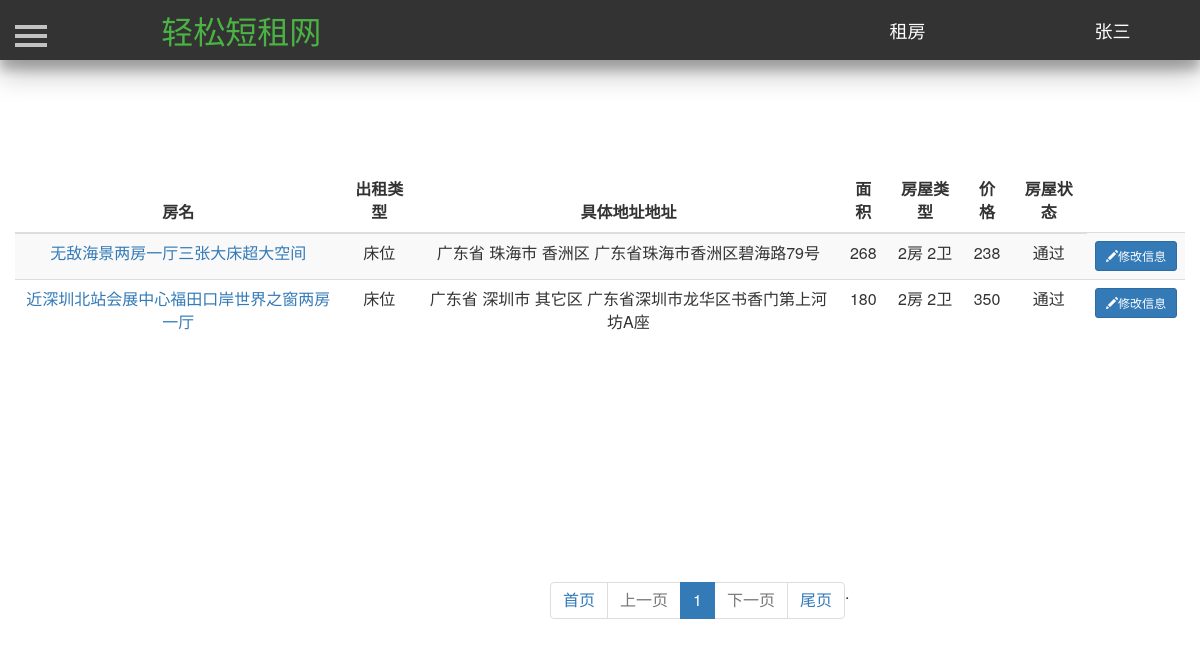
Page /myhouse/ (signed in) on the committed database.
### Renting/models.py (models this page shows, shortened)
class User(db.Model):
    id = db.Column(db.Integer, primary_key=True, autoincrement=True)  # ID 用户唯一的标识
    username = db.Column(db.String(50), unique=True)  # 用户名  唯一   最大50个字符
    password = db.Column(db.String(100))  # 密码   最大100个字符
    phone_number = db.Column(db.Integer, unique=True)  # 手机号码
    email = db.Column(db.String(100), unique=True)  # 邮箱  唯一
    salt = db.Column(db.String(32))  # 密码加盐

class House(db.Model):
    id = db.Column(db.Integer, primary_key=True, autoincrement=True)  # ID 房屋唯一的标识
    house_name = db.Column(db.String(25))  # 房屋名  唯一   最大25个字符
    house_type = db.Column(db.Integer)  # 房屋类型，0表示整租，1表示单间 ，2表示床位
    area = db.Column(db.Integer)  # 房屋面积
    people = db.Column(db.Integer)  # 可住人数
    bedroom = db.Column(db.Integer)  # 卧房数
    toilet = db.Column(db.Integer)  # 卫生间数
    kitchen = db.Column(db.Integer)  # 是否有厨房
    bed = db.Column(db.Integer)  # 床位数
    bed_type = db.Column(db.Integer)  # 床型 0表示单人床  1表示双人床
    price = db.Column(db.Integer)  # 租一天的价格
    description = db.Column(db.String(200))  # 房屋描述
    facility = db.Column(db.String(10))  # 房屋设施，0表示无，1表示有
    province = db.Column(db.String(10))  # 省
    city = db.Column(db.String(10))  # 市
    district = db.Column(db.String(10))  # 地区
    address = db.Column(db.String(100))  # 具体地址
    username = db.Column(db.String(10), db.ForeignKey('user.username'))  # 房屋主人的名字，外键
    status = db.Column(db.Integer)  # 房屋状态，0表示未审核，1表示通过,2表示未通过
    url_one = db.Column(db.String(100))  # 房屋图片
    url_two = db.Column(db.String(100))  # 房屋图片
    url_three = db.Column(db.String(100))  # 房屋图片
    url_four = db.Column(db.String(100))  # 房屋图片
    url_five = db.Column(db.String(100))  # 房屋图片

### Renting/views.py (the view)
@app.route('/myhouse/')
def myhouse():
    user = current_user
    house_list = House.query.filter_by(username=user.username).all()
    pager_obj = Pagination(request.args.get("page", 1), len(house_list), request.path, request.args, per_page_count=7)
    index_list = house_list[pager_obj.start:pager_obj.end]
    html = pager_obj.page_html()
    return render_template("myhouse.html", house=index_list, html=html)

### Renting/models.py (called while the page is built)
@login_manager.user_loader
def load_user(userid):
    return User.query.get(userid)

### Renting/page_utils.py (called while the page is built)
    @property
    def start(self):
        return (self.current_page - 1) * self.per_page_count

    @property
    def end(self):
        return self.current_page * self.per_page_count

### Renting/templates/myhouse.html (shortened to what this page needs)
<!DOCTYPE html>
<html lang="en">
    <head>
        <link href="https://cdn.bootcss.com/bootstrap/3.3.7/css/bootstrap.min.css" rel="stylesheet">
        <link href="/static/css/navigation.css" rel="stylesheet">
        <link href="/static/css/profile.css" rel="stylesheet">
         <link href="/static/css/sidebar.css" rel="stylesheet">
        <link type="text/css" href="/static/css/dialog.css"  rel="stylesheet"/>
    </head>
    <body>
		<header class="header-navigation" id="header">
		<nav>
			<div class="row">
				<div class="col-md-3">
					<a href="/index/"><font color="#4ab344" style="color: rgb(74, 179, 68);" size="6">轻松短租网</font></a>
				</div>
				<div class="col-md-2 title">
					<a href="/mainpage/" target="_blank"><font color="#FFFFFF" style="color: rgb(255, 255, 255);" size="4">租房</font></a>
				</div>
				<div class="col-md-2 title">
					{% if current_user.is_authenticated %}
					<a href="/profile/{{current_user.id}}">
						<font color="#FFFFFF" style="color: rgb(255, 255, 255);" size="4">
							{{current_user.username}}
						</font>
					</a>
					{% else %}
					<a href="/reglogin/">
						<font color="#FFFFFF" style="color: rgb(255, 255, 255);" size="4">
							登陆注册
						</font>
					</a>
					{% endif %}
				</div>
			</div>
		</nav>
		</header>
       <div id="wrapper">
            <div id="page-content-wrapper">
                <button type="button" class="hamburger is-closed animated fadeInLeft" data-toggle="offcanvas">
                    <span class="hamb-top"></span>
                    <span class="hamb-middle"></span>
                    <span class="hamb-bottom"></span>
                </button>
                <div class="container">
                    <div class="row">
                        <table class="table table-striped" style="margin-top:100px;text-align:center">
                            <thead>
                                <tr>
                                    <th style="text-align:center">房名</th>
                                    <th style="text-align:center">出租类型</th>
                                    <th style="text-align:center">具体地址地址</th>
                                    <th style="text-align:center">面积</th>
                                    <th style="text-align:center">房屋类型</th>
                                    <th style="text-align:center">价格</th>
                                    <th style="text-align:center">房屋状态</th>
                                </tr>
                            </thead>
                            <tbody>
                            {% for item in house: %}
                                <tr>
                                    <td><a href="/housedes/{{item.id}}/">{{item.house_name}}</a></td>
                                    {% if item.house_type==0 %}
                                    <td>整租</td>
                                    {% elif item.house_type==1 %}s
                                    <td>单间</td>
                                    {% else %}
                                    <td>床位</td>
                                    {% endif %}
                                    <td>
                                        {{item.province}} {{item.city}}
                                        {% if item.district !=None %}
                                        {{item.district}}
                                        {% endif %}
                                        {{item.address}}
                                    </td>
                                    <td>{{item.area}}</td>
                                    <td>{{item.bedroom}}房
                                        {% if item.toilet !=0 %}
                                        {{item.toilet}}卫
                                        {% endif %}
                                        </td>
                                    <td>{{item.price}}</td>
                                    {% if item.description!= None %}
                                    <td>
                                        {% if item.status==0 %}
                                        未审核
                                        {% elif item.status==1%}
                                        通过
                                        {% else %}
                                        未通过
                                        {% endif %}
                                    </td>
                                    <td>
                                        <button type="button" class="btn btn-primary btn-sm" >
                                            <span class="glyphicon glyphicon-pencil">
                                            </span><a href="/modify_house/{{item.id}}/" style="color:#FFFFFF">修改信息</a>
                                       </button>
                                    </td>
                                    {% endif %}
                                </tr>
                            {% endfor %}
                            </tbody>
                        </table>
                    </div>
                </div>
            </div>
        </div>
        <div style="margin-top:200px">
            <ul class="pagination" id="mypage" style="margin-left:550px;">
					{{ html| safe }}
            </ul>
        </div>
    </body>
</html>

### Renting/static/css/navigation.css (style rules this page uses)
.header-navigation { position: fixed; top: 0; width: 100%; height: 60px; line-height: 60px; background-color: #333; text-align: center; box-shadow: 0 14px 28px rgba(0,0,0,0.25), 0 10px 10px rgba(0,0,0,0.22); z-index: 10 }

### Renting/static/css/profile.css (style rules this page uses)
.header-navigation { position: fixed; top: 0; width: 100%; height: 60px; line-height: 60px; background-color: #333; text-align: center; box-shadow: 0 14px 28px rgba(0,0,0,0.25), 0 10px 10px rgba(0,0,0,0.22); z-index: 9990; }

### Renting/static/css/sidebar.css (style rules this page uses)
body { position: relative; overflow-x: hidden; }
body, html { height: 100%; background-color: #FFFFFF !important; }
#wrapper { -moz-transition: all 0.5s ease; -o-transition: all 0.5s ease; -webkit-transition: all 0.5s ease; padding-left: 0; transition: all 0.5s ease; }
#page-content-wrapper { padding-top: 70px; width: 100%; }
.hamburger { background: transparent; border: none; display: block; height: 32px; margin-left: 15px; position: fixed; top: 20px; width: 32px; z-index: 9999; }
.hamburger.is-closed:before { -webkit-transform: translate3d(0, 0, 0); -webkit-transition: all 0.35s ease-in-out; color: #ffffff; content: ''; display: block; font-size: 14px; line-height: 32px; opacity: 0; text-align: center; width: 100px; }
.hamburger.is-closed .hamb-top { -webkit-transition: all 0.35s ease-in-out; background-color: rgba(255, 255, 255, 0.7); top: 5px; }
.hamburger.is-closed .hamb-middle { background-color: rgba(255, 255, 255, 0.7); margin-top: -2px; top: 50%; }
.hamburger.is-closed .hamb-bottom { -webkit-transition: all 0.35s ease-in-out; background-color: rgba(255, 255, 255, 0.7); bottom: 5px; }
.hamburger.is-closed .hamb-top, .hamburger.is-closed .hamb-middle, .hamburger.is-closed .hamb-bottom, .hamburger.is-open .hamb-top, .hamburger.is-open .hamb-middle, .hamburger.is-open .hamb-bottom { height: 4px; left: 0; position: absolute; width: 100%; }

### Renting/static/css/dialog.css (style rules this page uses)
body, html { font-size: 100%; margin: 0; }
*,:after,:before { box-sizing:border-box }
input, button { outline: none; border: none; }

### rows in the picture
User: username "张三"
House: house_name "无敌海景两房一厅三张大床超大空间", house_type "床位", province "广东省", city "珠海市", district "香洲区", address "广东省珠海市香洲区碧海路79号", area "268", bedroom "2", toilet "2", price "238", status "通过"
House: house_name "近深圳北站会展中心福田口岸世界之窗两房一厅", house_type "床位", province "广东省", city "深圳市", district "其它区", address "广东省深圳市龙华区书香门第上河坊A座", area "180", bedroom "2", toilet "2", price "350", status "通过"

### other values in the picture
{{ html| safe }} "首页 上一页 1 下一页 . 尾页"
